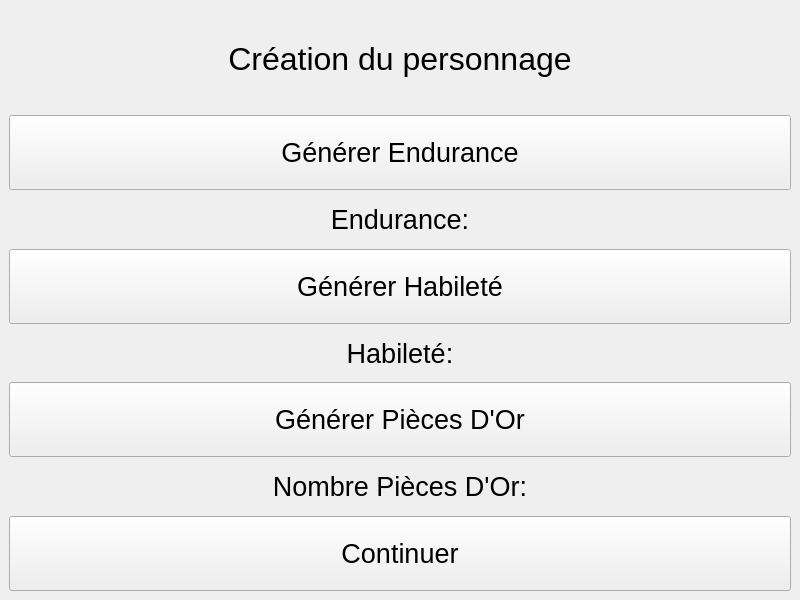
<?xml version="1.0" encoding="UTF-8"?>
<ui version="4.0">
 <class>MainWindow</class>
 <widget class="QMainWindow" name="MainWindow">
  <property name="geometry">
   <rect>
    <x>0</x>
    <y>0</y>
    <width>800</width>
    <height>600</height>
   </rect>
  </property>
  <property name="windowTitle">
   <string>MainWindow</string>
  </property>
  <widget class="QWidget" name="centralwidget">
   <layout class="QVBoxLayout" name="verticalLayout_2">
    <item>
     <layout class="QVBoxLayout" name="verticalLayout">
      <item>
       <widget class="QLabel" name="message_creation_personnage_1">
        <property name="minimumSize">
         <size>
          <width>0</width>
          <height>100</height>
         </size>
        </property>
        <property name="font">
         <font>
          <pointsize>24</pointsize>
         </font>
        </property>
        <property name="text">
         <string>Création du personnage</string>
        </property>
        <property name="alignment">
         <set>Qt::AlignCenter</set>
        </property>
       </widget>
      </item>
      <item>
       <widget class="QPushButton" name="bouton_generer_endurance">
        <property name="minimumSize">
         <size>
          <width>0</width>
          <height>75</height>
         </size>
        </property>
        <property name="font">
         <font>
          <pointsize>20</pointsize>
         </font>
        </property>
        <property name="text">
         <string>Générer Endurance</string>
        </property>
       </widget>
      </item>
      <item>
       <widget class="QLabel" name="label_endurance">
        <property name="font">
         <font>
          <pointsize>20</pointsize>
         </font>
        </property>
        <property name="text">
         <string>Endurance:</string>
        </property>
        <property name="alignment">
         <set>Qt::AlignCenter</set>
        </property>
       </widget>
      </item>
      <item>
       <widget class="QPushButton" name="bouton_generer_habilete">
        <property name="minimumSize">
         <size>
          <width>0</width>
          <height>75</height>
         </size>
        </property>
        <property name="font">
         <font>
          <pointsize>20</pointsize>
         </font>
        </property>
        <property name="text">
         <string>Générer Habileté</string>
        </property>
       </widget>
      </item>
      <item>
       <widget class="QLabel" name="label_habilete">
        <property name="font">
         <font>
          <pointsize>20</pointsize>
         </font>
        </property>
        <property name="text">
         <string>Habileté:</string>
        </property>
        <property name="alignment">
         <set>Qt::AlignCenter</set>
        </property>
       </widget>
      </item>
      <item>
       <widget class="QPushButton" name="bouton_generer_or">
        <property name="minimumSize">
         <size>
          <width>0</width>
          <height>75</height>
         </size>
        </property>
        <property name="font">
         <font>
          <pointsize>20</pointsize>
         </font>
        </property>
        <property name="text">
         <string>Générer Pièces D'Or</string>
        </property>
       </widget>
      </item>
      <item>
       <widget class="QLabel" name="label_or">
        <property name="font">
         <font>
          <pointsize>20</pointsize>
         </font>
        </property>
        <property name="text">
         <string>Nombre Pièces D'Or:</string>
        </property>
        <property name="alignment">
         <set>Qt::AlignCenter</set>
        </property>
       </widget>
      </item>
      <item>
       <widget class="QPushButton" name="bouton_continuer">
        <property name="minimumSize">
         <size>
          <width>0</width>
          <height>75</height>
         </size>
        </property>
        <property name="font">
         <font>
          <pointsize>20</pointsize>
         </font>
        </property>
        <property name="text">
         <string>Continuer</string>
        </property>
       </widget>
      </item>
     </layout>
    </item>
   </layout>
  </widget>
 </widget>
 <resources/>
 <connections/>
</ui>
